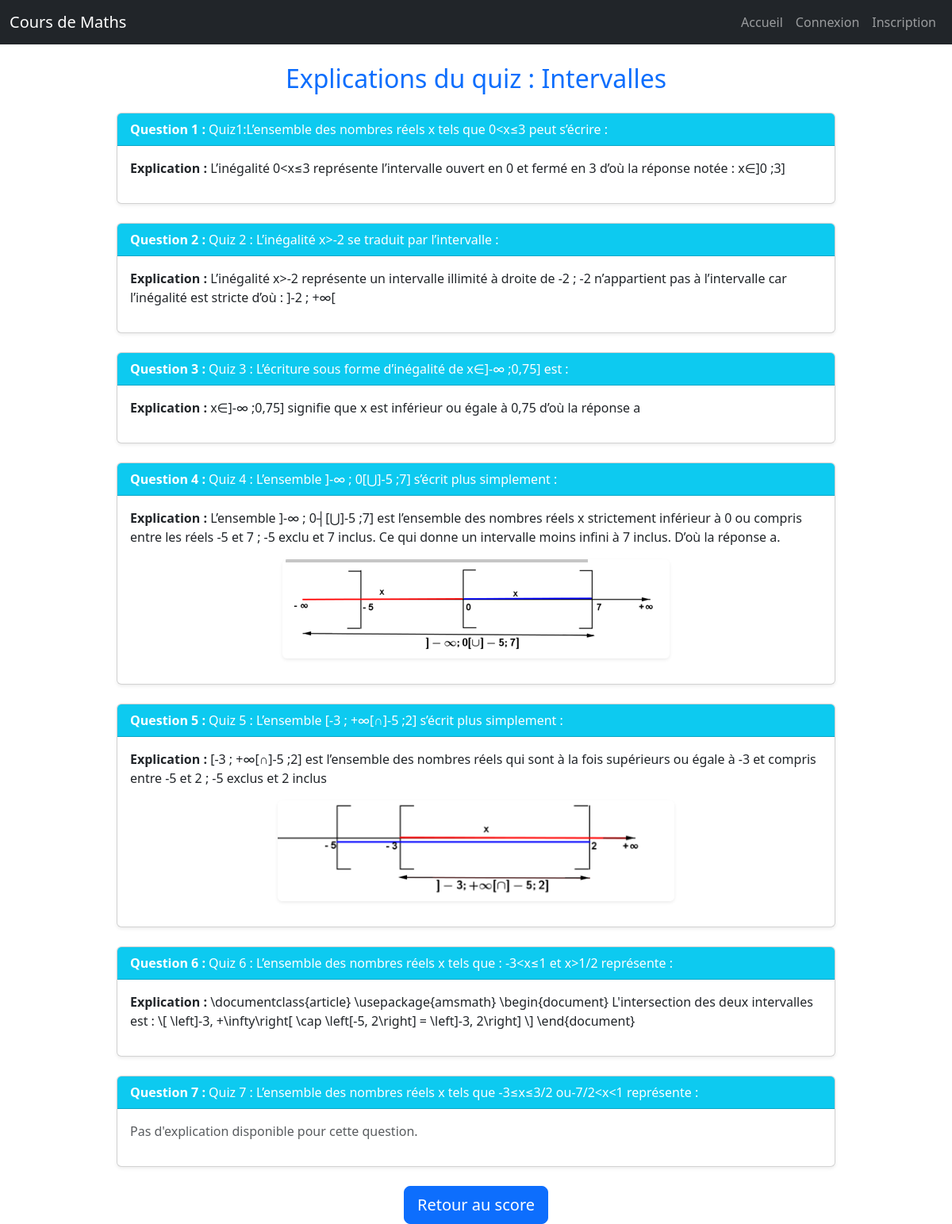
The page /quiz/2/explication/ on the database its author committed.
### cours_maths/models.py (models this page shows, shortened)
class Quiz(models.Model):
    titre = models.CharField(max_length=200)
    duree = models.IntegerField(help_text="Durée en minutes")
    chapitre = models.ForeignKey(Chapitre, on_delete=models.CASCADE, related_name="quiz")

class Question(models.Model):
    texte = models.TextField()
    image = models.ImageField(upload_to='questions_images/', null=True, blank=True)  # ✅ Ajout du champ image
    quiz = models.ForeignKey(Quiz, on_delete=models.CASCADE, related_name="questions")

class Explication(models.Model):
    question = models.OneToOneField(Question, on_delete=models.CASCADE, related_name='explication')
    texte = models.TextField(blank=True)
    image = models.ImageField(upload_to='explications_images/', null=True, blank=True)
    video_url = models.URLField(blank=True, null=True)

### cours_maths/views.py (the view)
# urls.py: path('quiz/<int:quiz_id>/explication/', views.explication_quiz, name='quiz_explication'),
def explication_quiz(request, quiz_id):
    quiz = get_object_or_404(Quiz, id=quiz_id)
    questions = quiz.questions.prefetch_related('reponses')
    return render(request, 'cours_maths/quiz_explication.html', {
        'quiz': quiz,
        'questions': questions
    })

### cours_maths/templates/cours_maths/quiz_explication.html (shortened to what this page needs)
{% extends 'cours_maths/base.html' %}
{% block content %}
  <div class="container">
    <div class="row justify-content-center">
      <div class="col-md-10">
        <div class="mb-4">
          <h2 class="text-center text-primary">Explications du quiz : {{ quiz.titre }}</h2>
        </div>
        {% for question in questions %}
          <div class="card shadow-sm my-4">
            <div class="card-header bg-info text-white">
              <strong>Question {{ forloop.counter }} :</strong> {{ question.texte }}
            </div>
            <div class="card-body">
              {% if question.explication %}
                <p><strong>Explication :</strong> {{ question.explication.texte }}</p>
                {% if question.explication.image %}
                  <div class="text-center my-3">
                    <img src="{{ question.explication.image.url }}"
                         alt="Image d'explication"
                         class="img-fluid rounded shadow-sm"
                         style="max-width: 500px;">
                  </div>
                {% endif %}
              {% else %}
                <p class="text-muted">Pas d'explication disponible pour cette question.</p>
              {% endif %}
            </div>
          </div>
        {% endfor %}
        <div class="text-center mt-4">
          <a href="{% url 'quiz_resultat' quiz.id %}" class="btn btn-primary btn-lg">
            Retour au score
          </a>
        </div>
      </div>
    </div>
  </div>
{% endblock %}

### rows shown on the page
Quiz: titre "Intervalles"
Question: texte "Quiz1:L’ensemble des nombres réels x tels que 0<x≤3 peut s’écrire :", explication.texte "L’inégalité 0<x≤3 représente l’intervalle ouvert en 0 et fermé en 3 d’où la réponse notée : x∈]0 ;3]"
Question: texte "Quiz 2 : L’inégalité x>-2 se traduit par l’intervalle :", explication.texte "L’inégalité x>-2 représente un intervalle illimité à droite de -2 ; -2 n’appartient pas à l’intervalle car l’inégalité est stricte d’où : ]-2 ; +∞["
Question: texte "Quiz 3 : L’écriture sous forme d’inégalité de x∈]-∞ ;0,75] est :", explication.texte "x∈]-∞ ;0,75] signifie que x est inférieur ou égale à 0,75 d’où la réponse a"
Question: texte "Quiz 4 : L’ensemble ]-∞ ; 0[⋃]-5 ;7] s’écrit plus simplement :", explication.texte "L’ensemble ]-∞ ; 0┤[⋃]-5 ;7] est l’ensemble des nombres réels x strictement inférieur à 0 ou compris entre les réels -5 et 7 ; -5 exclu et 7 inclus. Ce qui donne un intervalle moins infini à 7 inclus. D’où la réponse a.", explication.image (picture)
Question: texte "Quiz 5 : L’ensemble [-3 ; +∞[∩]-5 ;2] s’écrit plus simplement :", explication.texte "[-3 ; +∞[∩]-5 ;2] est l’ensemble des nombres réels qui sont à la fois supérieurs ou égale à -3 et compris entre -5 et 2 ; -5 exclus et 2 inclus", explication.image (picture)
Question: texte "Quiz 6 : L’ensemble des nombres réels x tels que : -3<x≤1 et x>1/2 représente :", explication.texte "\\documentclass{article} \\usepackage{amsmath} \\begin{document} L'intersection des deux intervalles est : \\[ \\left]-3, +\\infty\\right[ \\cap \\left[-5, 2\\right] = \\left]-3, 2\\right] \\] \\end{document}"
Question: texte "Quiz 7 : L’ensemble des nombres réels x tels que -3≤x≤3/2 ou-7/2<x<1 représente :", shows "Pas d'explication disponible pour cette question."
